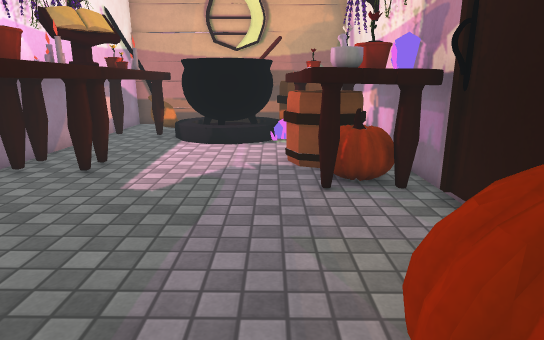
[1] (above)

16 first-person views from a walk through a Unity game level. The camera is 1.3 m above the floor, tilts 14° down and sees 75° across. The floor is counted in squares, 0.5 m on a side. Each view is taken from the middle of a square. On the plan, view 1 faces up. The plan holds only what a view shows up to about 20 squares ahead; the rest is blank. The place goes on beyond the plan. Surface patterns are stand-ins for the level's own textures.

[2]
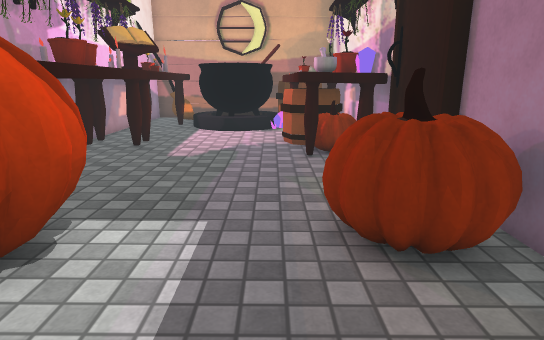

[3]
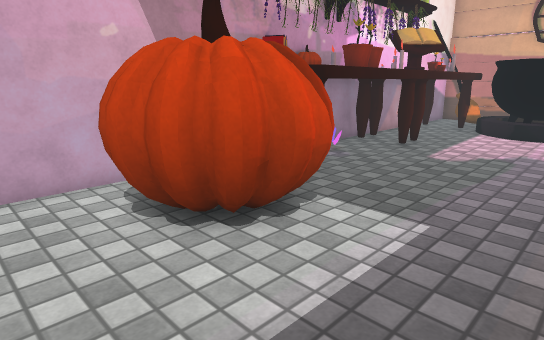

[4]
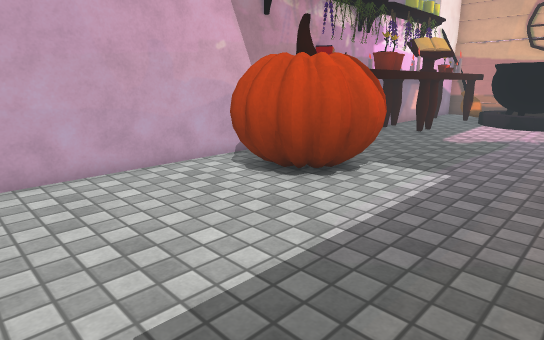

[5]
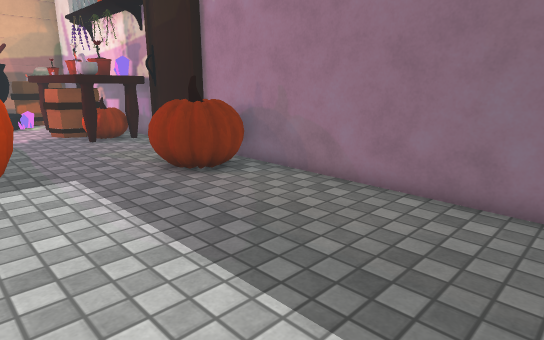

[6]
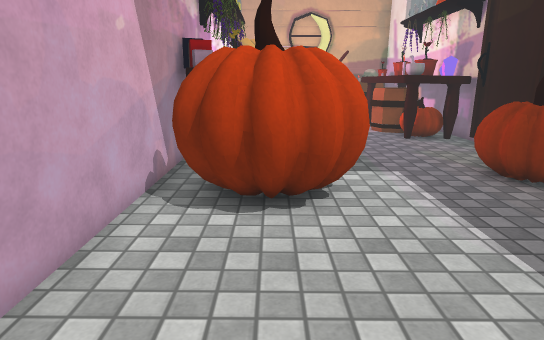

[7]
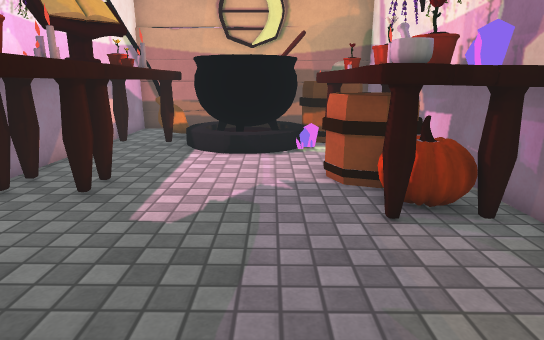

[8]
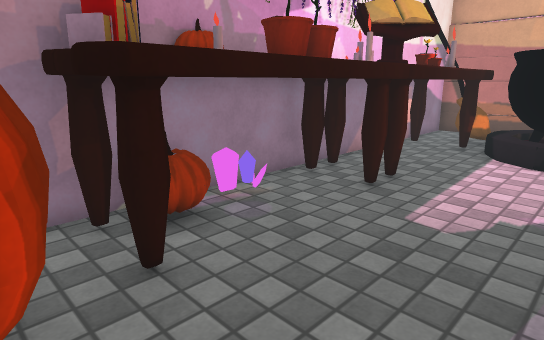

[9]
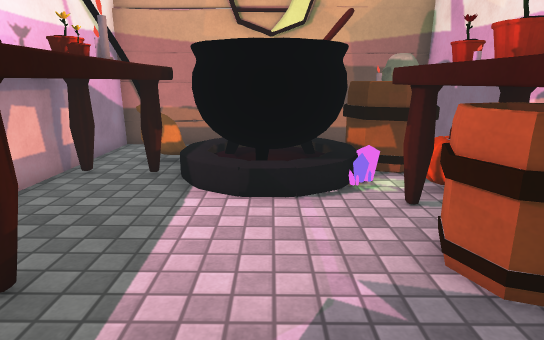

[10]
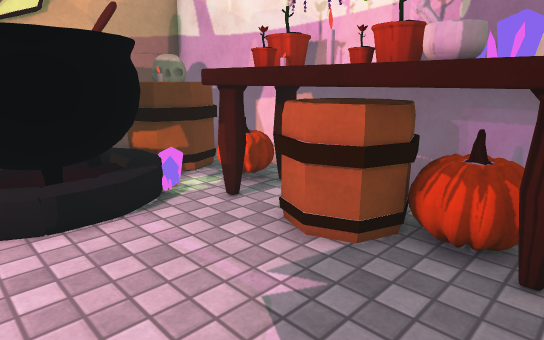

[11]
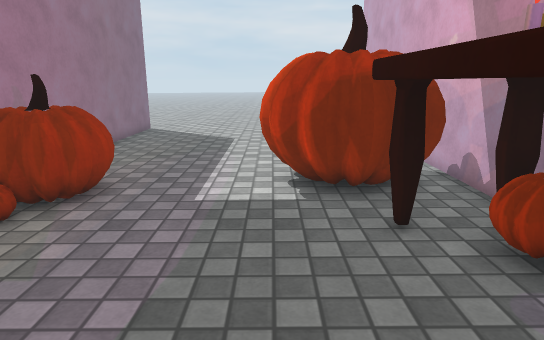

[12]
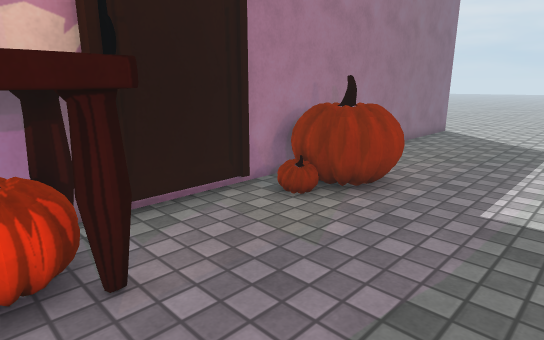

[13]
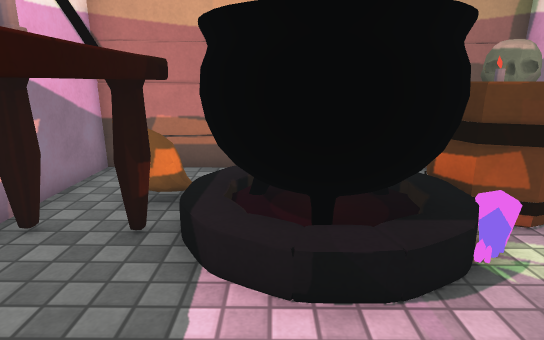

[14]
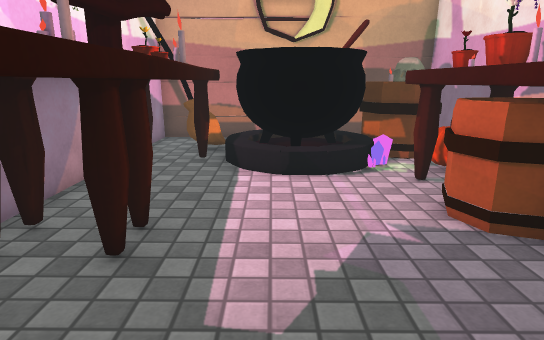

[15]
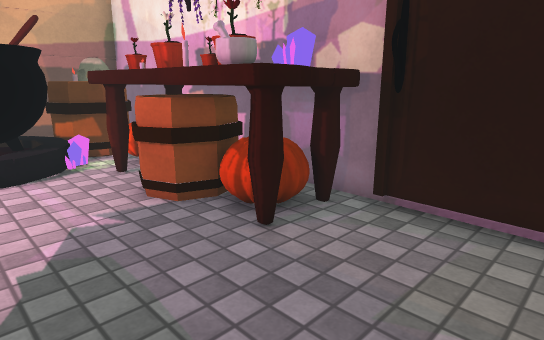

[16]
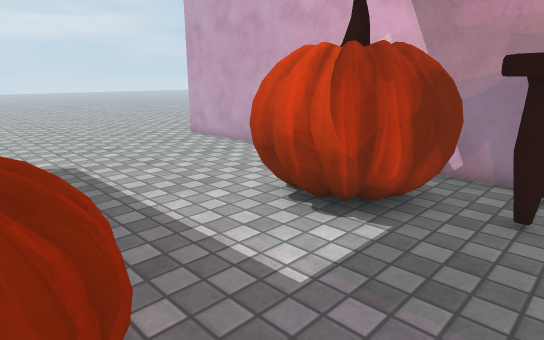

### Floor plan
Key: @ floor where view 1 was taken; # wall or solid block; . floor; ^ raised ledge; R rock; B barrel; O other object.
Columns run from 8 left of view 1 to 4 right of it. Each row starts with its distance up from view 1.
 22 #####   #####
 21 # ..        #
 20 #...       O#
 19 #. ORR   B  #
 18 #OOO   OBB B#
 17 #OOOO  ^OBBB#
 16 #O OOOOOO.OO#
 15 #OOO.OOO.OOO#
 14 # OO.....OOO#
 13 #  O.....OO #
 12 # OO....BB OO
 11 #OOO.....B OO
 10 #OOO.....OOO#
  9 #OOO.....OOO#
  8 #OOO.....OOO#
  7 OO O........#
  6 #OOO........#
  5 #O O........#
  4 #OOO....... #
  3 #OOOO....OOO#
  2 #OOOOO...OOO#
  1 # OOOO...OOO#
  0 #OOOOO..@.OO#
 -1 #OOOOO......#
 -2 #.OOO.......#
 -3 #...........#
 -4 #...........#
 -5 #...........#
 -6 #...........#
 -7 #...........#
 -8 #...........#

Positions as (right, up) in squares from view 1, and headings:
1: (0, 0), facing up
2: (0, -4), facing up
3: (1, -4), facing up-left
4: (2, -8), facing up-left
5: (-4, -8), facing up-right
6: (-5, -8), facing up
7: (-1, 2), facing up
8: (-1, 2), facing up-left
9: (-2, 7), facing up
10: (-4, 8), facing up-right
11: (-3, 10), facing down
12: (-3, 10), facing down-right
13: (-3, 11), facing up
14: (-3, 5), facing up
15: (-3, 4), facing up-right
16: (2, 5), facing down-left
